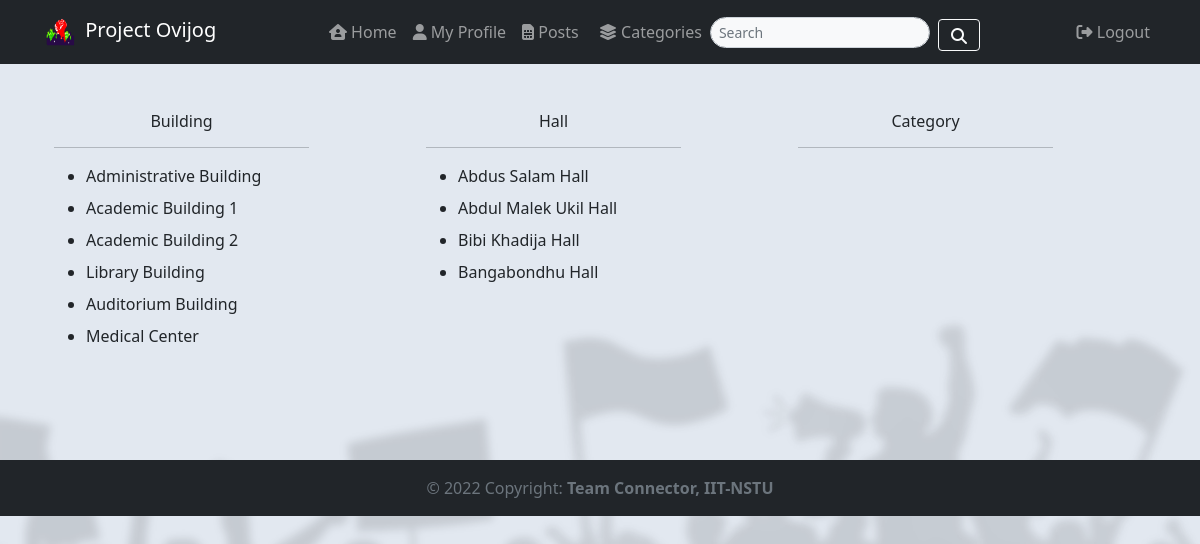
Page /pages/categories (signed in) on the earlier database version.
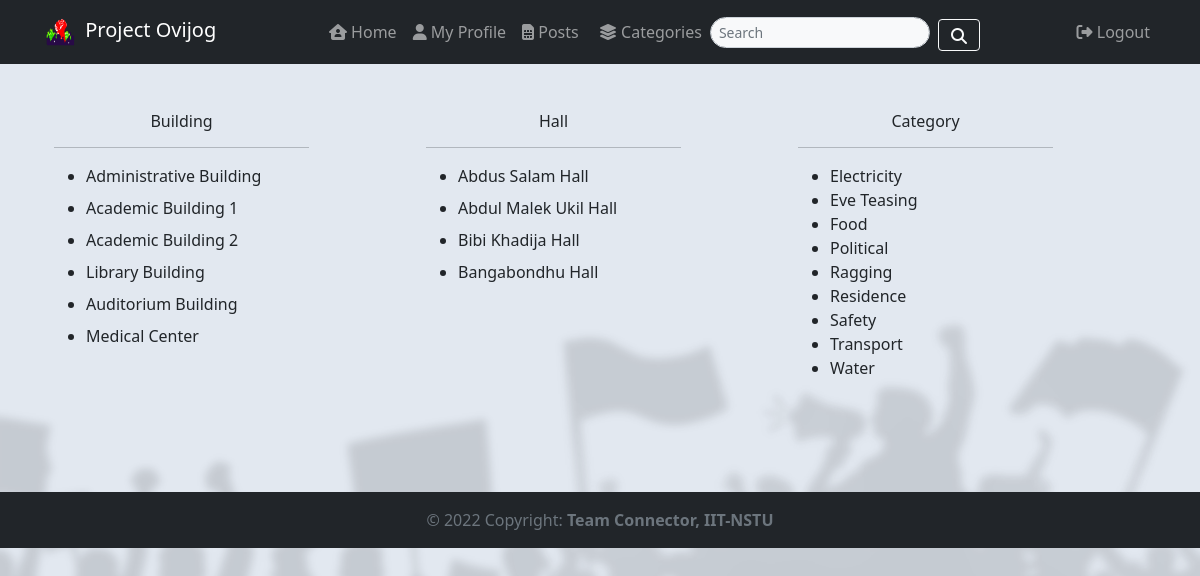
Same page on the later database version.
### tables this page shows
CREATE TABLE `post_categories` (
  `category` varchar(255) NOT NULL
);

### app/controllers/PagesController.php (called while the page is built, shortened)
<?php
class PagesController extends Controller
{
    private $postModel;
    public function __construct()
    {
        $this->postModel = $this->model('Post');
    }
    public function categories()
    {
        $data = [
            'title' => 'this is categories',
            'categories' => $this->postModel->getCategories()
        ];
        $this->view('/pages/categories', $data);
    }
}

### app/libraries/Core.php (called while the page is built, shortened)
<?php
class Core {
    public function __construct() {
        $this->currentController=ControllerFactory::getInstance("pages");
        $this->currentMethod="index";
        $url = $this->getUrl();
        if (isset($url[0])) {
            $this->currentController = ControllerFactory::getInstance($this->getUrl()[0]);
        }
        if (isset($url[1]) && method_exists($this->currentController, $url[1])) {
            $this->currentMethod = $url[1];
        }
        unset($url[0]);
        unset($url[1]);
        $this->params = $url ? array_values($url) : [];
        call_user_func_array([$this->currentController,$this->currentMethod],$this->params);
    }
    public function getUrl() {
        if (isset($_GET['url'])) {
            $url = rtrim($_GET['url'], '/');
            $url = filter_var($url, FILTER_SANITIZE_URL);
            $url = explode('/', $url);
            return $url;
        }
    }
}

### public/index.php (called while the page is built, shortened)
<?php
new Core();

### app/libraries/Database.php (called while the page is built, shortened)
<?php
class Database {
    private static $instance;
    private $host=DB_HOST;
    private $user=DB_USER;
    private $pass=DB_PASS;
    private $dbname=DB_NAME;
    private $pdo;
    private $stmt;
    private function __construct() {
        $dsn="mysql:host=".$this->host.";dbname=".$this->dbname;
        $options=array(
            PDO::ATTR_PERSISTENT => true,
            PDO::ATTR_ERRMODE=>PDO::ERRMODE_EXCEPTION
        );
        try{
            $this->pdo=new PDO($dsn,$this->user,$this->pass,$options);
        }catch (PDOException $e){
            $this->error=$e->getMessage();
            echo $this->error;
        }
    }
    public static function getInstance() {
        if(!isset(self::$instance)){
            self::$instance=new Database();
        }
        return self::$instance;
    }
    public function query($sql){
        $this->stmt=$this->pdo->prepare($sql);
    }
    public function execute(){
        return $this->stmt->execute();
    }
    public function resultSet(){
        $this->execute();
        return $this->stmt->fetchAll(PDO::FETCH_OBJ);
    }
}

### app/models/Post.php (called while the page is built, shortened)
<?php
class Post
{
    private $db;
    public function __construct()
    {
        $this->db = Database::getInstance();
    }
    public function getCategories()
    {
        $this->db->query('SELECT * FROM post_categories');
        return $this->db->resultSet();
    }
}

### app/views/pages/categories.php (the view)
<?php require APPROOT . '/views/inc/header.php'; ?>
<?php require_once APPROOT . '/views/inc/navbar.php'; ?>
<div class="container">
    <div class="row py-5">
        <div class="col-sm-3">
            <h6 class="text-center">Building</h6>
            <hr>
            <ul>
                <li class="pb-2">Administrative Building</li>
                <li class="pb-2">Academic Building 1</li>
                <li class="pb-2">Academic Building 2</li>
                <li class="pb-2">Library Building</li>
                <li class="pb-2">Auditorium Building</li>
                <li>Medical Center</li>
            </ul>
        </div>
        <div class="col-sm-1"></div>
        <div class="col-sm-3">
            <h6 class="text-center">Hall</h6>
            <hr>
            <ul>
                <li class="pb-2">Abdus Salam Hall</li>
                <li class="pb-2">Abdul Malek Ukil Hall</li>
                <li class="pb-2">Bibi Khadija Hall</li>
                <li>Bangabondhu Hall</li>
            </ul>
        </div>
        <div class="col-sm-1"></div>
        <div class="col-sm-3">
            <h6 class="text-center">Category</h6>
            <hr>
            <ul>
                 <?php foreach ($data['categories'] as $category) : ?>
                    <li><?php echo $category->category; ?></li>
                <?php endforeach; ?>
            </ul>
        </div>
        <div class="col-sm-1"></div>
    </div>
</div>
<?php require APPROOT . '/views/inc/footer.php'; ?>

### app/libraries/Controller.php (shortened to what this page needs)
<?php
class Controller {
    public function model($model) {
        return new $model();
    }
    public function view($view, $data = []) {
        if (file_exists('../app/views/' . $view . '.php')) {
            require_once '../app/views/' . $view . '.php';
        } else {
            die("View does not exist");
        }
    }
}

### app/views/inc/header.php (shortened to what this page needs)
<!doctype html>
<html lang="en">
<head>
      <link href="https://cdn.jsdelivr.net/npm/bootstrap@5.0.2/dist/css/bootstrap.min.css" rel="stylesheet">
      <link rel="stylesheet" href="https://cdnjs.cloudflare.com/ajax/libs/font-awesome/6.1.1/css/all.min.css" />
      <link rel="stylesheet" href="https://cdnjs.cloudflare.com/ajax/libs/material-design-iconic-font/2.2.0/css/material-design-iconic-font.min.css">
      <link rel="stylesheet" href="<?php echo URLROOT; ?>/css/style.css">

### app/views/inc/navbar.php (shortened to what this page needs)
</head>
<body>
    <nav class="navbar navbar-expand-lg navbar-dark sticky-top bg-dark">
        <div class="container">
            <a href="#" class="navbar-brand"><img src="<?php echo URLROOT; ?>/img/logo.png" style="width:38px;border-radius:50%"> Project Ovijog</a>
            <div class="collapse navbar-collapse" id="navbarcollapseCMS">
                <ul class="navbar-nav ms-auto">
                    <?php if (isset($_SESSION['user_id'])) : ?>
                        <li class="nav-item">
                            <a href="<?php echo URLROOT; ?>/pages/home" class="nav-link"><i class="fas fa-house-user"></i> Home</a>
                        </li>
                        <li class="nav-item">
                            <a href="<?php echo URLROOT; ?>/users/profile" class="nav-link"><i class="fas fa-user"></i> My Profile</a>
                        </li>
                        <li class="nav-item">
                            <a href="<?php echo URLROOT; ?>/posts" class="nav-link"><i class="fa-solid fa-sim-card"></i> Posts</a>
                        </li>
                        <li class="nav-item">
                            <a href="<?php echo URLROOT; ?>/pages/categories" class="nav-link">
                                <i class="fa-solid fa-layer-group"></i> Categories</a>
                        </li>
                        <div style="display:flex ;">
                            <li style="margin-top: 5px;">
                                <input class="form-control form-control-sm bg-light" type="search" placeholder="Search" aria-label="Search" style="border-radius: 26px;">
                            </li>
                            <li style=" margin-top: 7px;">
                                <button class="btn btn-outline-light search-icon" type="submit" style="height: 32px;display:flex;align-items: flex-end;margin-left: 8px;"><i class="fa-solid fa-magnifying-glass"></i></button>
                            </li>
                        </div>
                    <?php endif; ?>
                </ul>
                <ul class="navbar-nav ms-auto">
                    <?php if (isset($_SESSION['user_id'])) : ?>
                        <li class="nav-item">
                            <a class="nav-link" href="<?php echo URLROOT; ?>/users/logout"><i class="fa-solid fa-right-from-bracket"></i> Logout</a>
                        </li>
                    <?php endif; ?>
                </ul>
            </div>
        </div>
    </nav>
    <main class="main-body container">

### app/views/inc/footer.php (shortened to what this page needs)
</main>
<footer class="text-center text-lg-start bg-light text-muted">
        <div class="text-center p-3 bg-dark ">
                © 2022 Copyright:
                <span class="text-reset fw-bold">Team Connector, IIT-NSTU</span>
        </div>
</footer>
</body>
</html>

### public/css/style.css (style rules this page uses)
footer { margin-top: 4%; }
body { background: url("../img/homePagePicture.png") no-repeat center center fixed; -webkit-background-size: cover; -moz-background-size: cover; -o-background-size: cover; background-size: cover; background-color: #e2e8f0; }

Differences in the rows shown:
added post_categories: category "Electricity"
added post_categories: category "Eve Teasing"
added post_categories: category "Food"
added post_categories: category "Political"
added post_categories: category "Ragging"
added post_categories: category "Residence"
added post_categories: category "Safety"
added post_categories: category "Transport"
added post_categories: category "Water"
